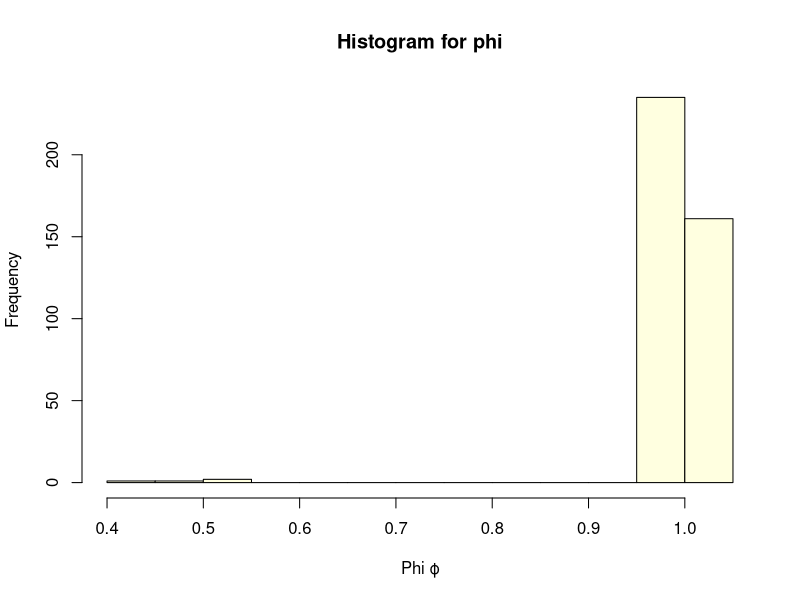
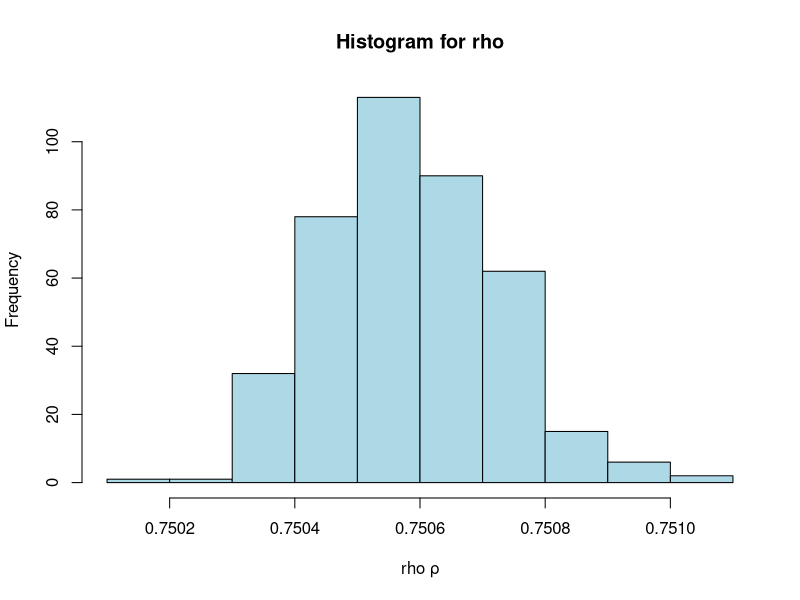

R code for these plots, in order:
## ---- chunk 1
#hussein mansour <hussein.mansour@tamu.edu>
#Xaoyu Li  <lxy819457986@tamu.edu>
#mohamed Zamani <mz154@tamu.edu>
# Libraries
#install.packages("fields")
#install.packages("MASS")
library(fields)  # for Matern and rdist functions
library(MASS)    # for rmvnorm function
## ---- chunk 2
#### you have to spatial_range (2 or 10) change the dimensions (1d or 2d).



# Set the range parameter for the exponential covariance function.
# This parameter determines the distance at which the correlation between two spatial points drops significantly.
# A smaller value of phi means the correlation drops off more rapidly with distance.
sigma = 1
phi = 1  ### parameter we are estimating 

# Set the damping parameter for the exponentially damped covariance function.
# This parameter determines the rate at which the correlation is damped.
# It's specifically used for the exponentially damped covariance function and not the standard exponential covariance.
sigma = 1
rho = 0.75  ### parameter we are estimating
gamma = 2


# Set the spatial range for generating data.
# This determines the range over which spatial data points are uniformly sampled.
spatial_range = 2 #or 10 #the range of spatial ... i.e [0,2] or [0,10] #######################################change spatitial range here#################################


# Data Generation
n = 100
coords = runif(n=100,0,spatial_range) # Uniform disturbution 1d ################################# choose dimensions here *1D* ##################################
#coords = cbind(runif(n,0,spatial_range),runif(n,0,spatial_range)) # for Uniform distribution 2d  ########################### or dimensions here *2D* ########################



D = rdist(coords) # Distance matrix
D 
## ---- chunk 3
#The 0c(0;θ) function represents the covariance at lag 0 same for both exponential and damped exponential
c0_function  <- function(sigma) {
  return((sigma^2))
}

# Exponentially Covariance Function (subbing r= 1/Rg)
exp_cov  <- function(D, sigma, phi) {
  covariance <- (sigma^2) * exp(-D/(phi))
  return(covariance)
}

# Exponentially Damped Covariance Function
# The exponentially damped covariance function does not have  as a parameter; instead, it uses γ(or gamma)(the rate of decay) and ρ (or rho)(damping parameter)
exp_damped_cov <- function(D, sigma, gamma, rho) {
  covariance <- sigma^2 * exp(-gamma * D) * exp(-gamma^2 * D^2 / (2 * rho^2))
  return(covariance)
}
## ---- chunk 4
## Exponentially Covariance Function
### Given the parameters μ=5, σ^2 =1 and estimating phi :
vecchia_likelihood_exponetial <- function(params, z) {
  sigma = 1 #initialed equal to 1
  phi = params  # phi (params[2]) represents the practical range of the covariance function. 
  # It is the distance at which the correlation between two points drops to a specific threshold.
  # For instance, if phi is set to 2, it implies that the correlation between two points 
  # separated by a distance of 2 (or phi=2) is significantly reduced, often close to 0. 
  mu = 5 #  μ=5
 
  
  QV = 0
  for (i in 1:n) {
    if (i == 1) {
      neighbors = 1
    } else if (i == 2) {
      neighbors = 1:2
    } else {
      neighbors = (i-2):i
    }
    
    D_neighbors = matrix(D[neighbors, neighbors], nrow=length(neighbors), ncol=length(neighbors))
    Sigma = matrix(exp_cov(D_neighbors, sigma, phi), nrow=length(neighbors), ncol=length(neighbors))
    
    # Add a small nugget to the diagonal for regularization
    Sigma = Sigma + diag(1e-6, nrow=length(neighbors))
    #if(any(is.na(Sigma)) || any(is.infinite(Sigma))) {
    #  return(1e+6)  # Large positive value since we're minimizing
    #}
    
    Sigma_inv = ginv(Sigma)
    
    r = matrix(exp_cov(D[i, neighbors], sigma, phi), ncol=1)
    
    term1_value = c0_function(sigma) - t(r) %*% Sigma_inv %*% r
    
    # Check before taking log
    #if(term1_value <= 0) {
     # term1_value = 1e-6
    #}
    
    term1 = log(term1_value)
    
    term2_numerator = z[i] - mu - t(r) %*% Sigma_inv %*% matrix(z[neighbors] - mu, ncol=1)
    term2_denominator = c0_function(sigma) - t(r) %*% Sigma_inv %*% r
    term2 = term2_numerator^2 / term2_denominator
    
    QV = QV + term1 + term2
  }
  return(QV)
}
## ---- chunk 5
## Exponentially dapmed Covariance Function 
vecchia_likelihood_exponetial_dapmed <- function(params, z) {
  ### Given the parameters μ=5, γ=2, ρ=0.75, and σ^2 =1:
  #When optimizing the exponentially damped covariance function, you would typically optimize with respect to:
  #1. σ (or 2σ 2 ): To determine the best-fitting variance.
  #2.γ: To determine the best-fitting rate of decay of the correlation with distance.
  #3.ρ: To determine the best-fitting damping rate
  # here we are going to optimize using ρ (or rho)
  
  sigma = 1 # σ
  gamma = 2 # γ
  rho = params  # ρ
  mu = 5 #u
  QV = 0 
  for (i in 1:n) {
    if (i == 1) {
      neighbors = 1
    } else if (i == 2) {
      neighbors = 1:2
    } else {
      neighbors = (i-2):i
    }
    
    D_neighbors = matrix(D[neighbors, neighbors], nrow=length(neighbors), ncol=length(neighbors))
    Sigma = matrix(exp_damped_cov(D_neighbors, sigma, gamma, rho), nrow=length(neighbors), ncol=length(neighbors))
    
    # Add a small nugget to the diagonal for regularization
    Sigma = Sigma + diag(1e-6, nrow=length(neighbors))
    
    if(any(is.na(Sigma)) || any(is.infinite(Sigma))) {
      return(1e+6)  # Large positive value since we're minimizing
    }
    
    Sigma_inv = ginv(Sigma)
    
    r = matrix(exp_damped_cov(D[i, neighbors], sigma, gamma, rho), ncol=1)
    
    term1_value = c0_function(sigma) - t(r) %*% Sigma_inv %*% r
    
    term1 = log(term1_value)
    
    term2_numerator = z[i] - mu - t(r) %*% Sigma_inv %*% matrix(z[neighbors] - mu, ncol=1)
    term2_denominator = c0_function(sigma) - t(r) %*% Sigma_inv %*% r
    term2 = term2_numerator^2 / term2_denominator
    
    QV = QV + term1 + term2
  }
  return(QV)
}
## ---- chunk 6
# Simulating Data and Estimating Parameters
num_simulations <- 400
results_matrix <- matrix(0, nrow=num_simulations, ncol=1)

for(sim in 1:num_simulations) {
  # Generate data
  sigma = 1 # σ

  Sigma = exp_cov(D, sigma, phi)
  # or Sigma = fields::Matern(D, nu=0.5, phi=phi) 
  z = rmvnorm(1, mu = rep(0,n), Sigma = Sigma)
  
  # Parameter estimation using Vecchia approximation likelihood
  initial_params <- c(phi) # phi
  
  #result = nlm(vecchia_likelihood_exponetial, initial_params, z=z , stepmax=5, print.level=2, gradtol=10^(-10))
  lower_bound <- 0  # Replace with your desired lower bound
  upper_bound <- 4  # Replace with your desired upper bound

  # Use optim with L-BFGS-B method
  result = optim(par = initial_params, 
                fn = vecchia_likelihood_exponetial, 
                method = "L-BFGS-B", 
                lower = lower_bound, 
                upper = upper_bound, 
                control = list(maxit = 10000,trace = 1), # Example max iterations
                z = z)
  
  # Store results
  results_matrix[sim] = result$par
}

print(results_matrix)

## ---- chunk 7
# Histogram for phi

hist(results_matrix[, 1], main="Histogram for phi", xlab="Phi ϕ", col="lightyellow", border="black", breaks="Sturges")


## ---- chunk 8
print(paste("exponential covariance Phi ϕ mean: ",mean(results_matrix[,1])) )
print(paste("exponential covariance Phi ϕ bais: ",mean(results_matrix[,1]) - phi))
print(paste("exponential covariance Phi ϕ std: ",sd(results_matrix[,1])))
## ---- chunk 9
num_simulations <- 400
results_matrix <- matrix(0, nrow=num_simulations, ncol=1)

for(sim in 1:num_simulations) {
  # Given parameters
  sigma = 1 # σ
  gamma = 2 # γ
  rho = 0.75 # ρ

  # Generate the covariance matrix using the exp_damped_cov function
  Sigma = exp_damped_cov(D, sigma, gamma, rho)
  z = rmvnorm(1, mu = rep(0,n), Sigma = Sigma)
  
  # Parameter estimation using Vecchia approximation likelihood
  initial_params <- c(rho) # Initial guesses for sigma and Rg
  
  #result = nlm(vecchia_likelihood_exponetial, initial_params, z=z , stepmax=5, print.level=2, gradtol=10^(-10))
  lower_bound <- 0  # Replace with your desired lower bound
  upper_bound <- 1  # Replace with your desired upper bound

  # Use optim with L-BFGS-B method
  result = optim(par = initial_params, 
                fn = vecchia_likelihood_exponetial_dapmed, 
                method = "L-BFGS-B", 
                lower = lower_bound, 
                upper = upper_bound, 
                control = list(maxit = 10000,trace = 1), # Example max iterations
                z = z)
  
  # Store results
  results_matrix[sim] = result$par
}

print(results_matrix)
## ---- chunk 10
# Histogram for sigma
hist(results_matrix[, 1], main="Histogram for rho", xlab="rho ρ", col="lightblue", border="black", breaks="Sturges")
## ---- chunk 11
print(paste("exponential covariance rho ρ mean: ",mean(results_matrix[,1])) )
print(paste("exponential covariance rho ρ bais: ",mean(results_matrix[,1]) - rho))
print(paste("exponential covariance rho ρ std: ",sd(results_matrix[,1])))
